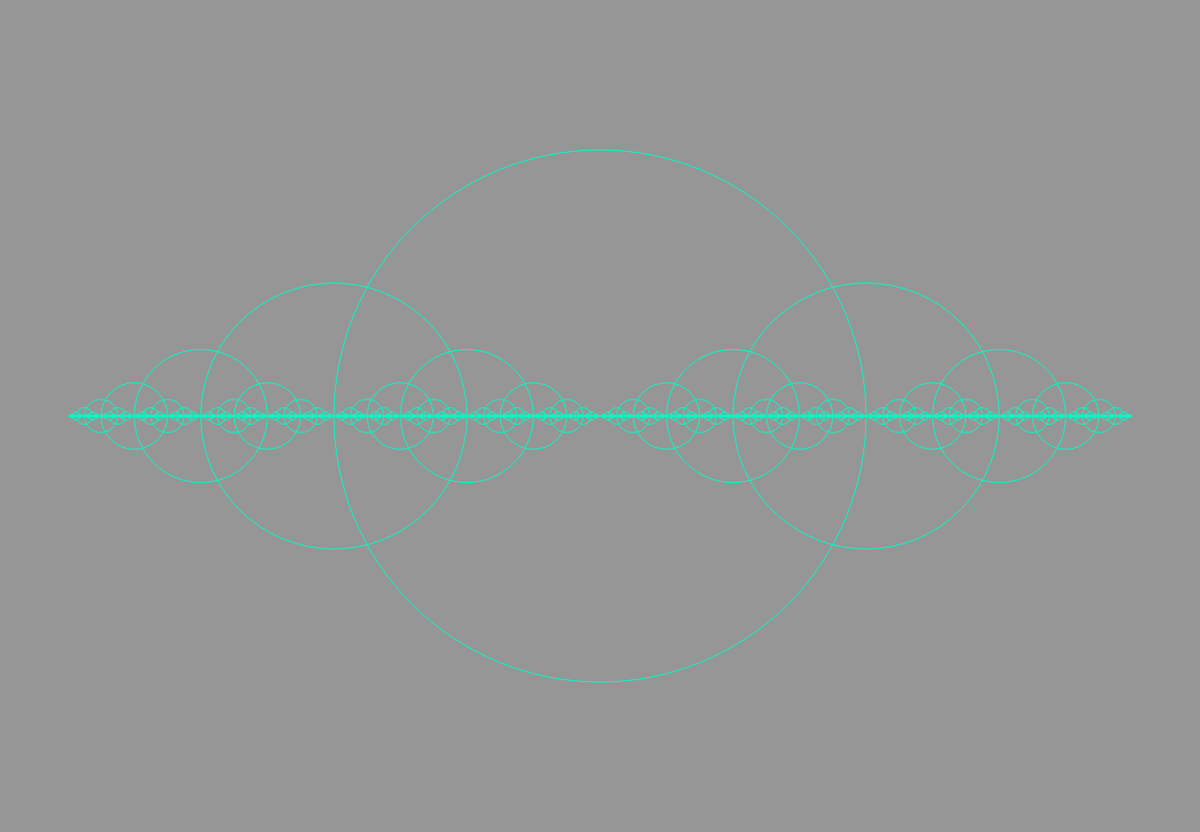
Frame 1 (no input)
Frame 2 (the mouse pressed at the canvas centre, redrawn once): identical to frame 1, image omitted

The p5.js sketch that drew this single still picture (run headless with seeded random() and noise() and a simulated clock; the mouse was pressed at the canvas centre and the sketch redrawn once):

// p5.js sketch
// ── sketch.js
function setup() {
  createCanvas(1240,860);  
}

function draw() {
  background(150);
  drawCircle(width/2,height/2,550); 
  noLoop();
}

// Recursive function
function drawCircle(x,y,r) {
  stroke(0, 255, 200); //color circle
  noFill();
  ellipse(x, y, r, r);
  if(r > 2) {
    // Now we draw two more circles, one to the left
    // and one to the right until the radius is smaller than 2
    drawCircle(x + r/2, y, r/2);
    drawCircle(x - r/2, y, r/2);
  }
}
